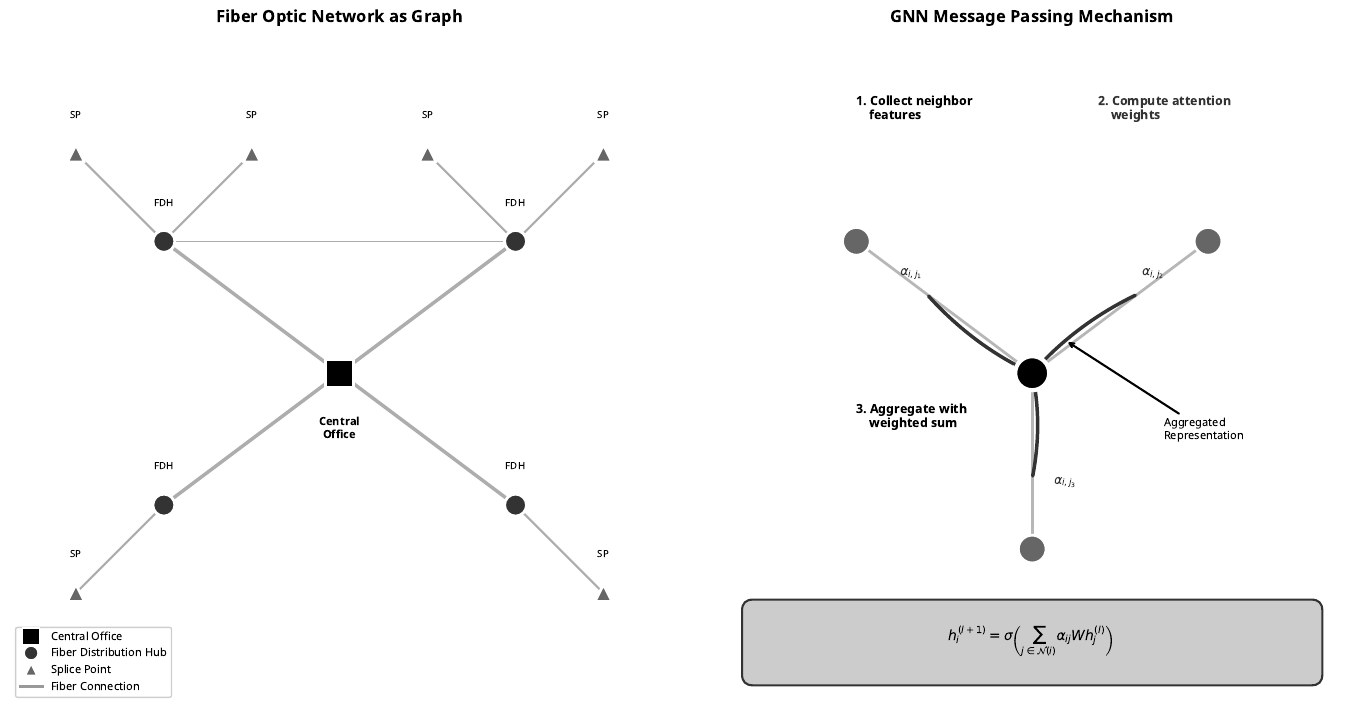

Write Python code to recreate this figure.
#!/usr/bin/env python3
"""
GNN Network Visualization for AtlasPro AI Technical Report
Shows a fiber network graph with GNN message passing illustration
Dark army green version with high contrast and distinct patterns
"""

import matplotlib.pyplot as plt
import matplotlib.patches as mpatches
from matplotlib.patches import FancyBboxPatch, Circle, FancyArrowPatch, Rectangle
import matplotlib.lines as mlines
import numpy as np
import networkx as nx

# Set up the figure with high DPI for publication quality
fig, axes = plt.subplots(1, 2, figsize=(14, 7), dpi=300)

# Define dark army green color palette (monochromatic with contrast)
army_dark = '#2D4A22'       # Dark army green (primary)
army_medium = '#4A7C3F'     # Medium army green
army_light = '#6B9B5A'      # Light army green
army_pale = '#8FBC7A'       # Pale army green
army_lightest = '#B8D4A8'   # Lightest green
army_very_light = '#D4E8C8' # Very light green
white = '#FFFFFF'
black = '#000000'

# ============ Left Panel: Fiber Network Graph ============
ax1 = axes[0]
ax1.set_xlim(-1.5, 1.5)
ax1.set_ylim(-1.5, 1.5)
ax1.set_aspect('equal')
ax1.axis('off')
ax1.set_title('Fiber Optic Network as Graph', fontsize=12, fontweight='bold', color=army_dark, pad=15)

# Create a sample fiber network graph
G = nx.Graph()

# Define node positions (representing network infrastructure)
node_positions = {
    'CO': (0, 0),           # Central Office
    'FDH1': (-0.8, 0.6),    # Fiber Distribution Hub 1
    'FDH2': (0.8, 0.6),     # Fiber Distribution Hub 2
    'FDH3': (-0.8, -0.6),   # Fiber Distribution Hub 3
    'FDH4': (0.8, -0.6),    # Fiber Distribution Hub 4
    'SP1': (-1.2, 1.0),     # Splice Point 1
    'SP2': (-0.4, 1.0),     # Splice Point 2
    'SP3': (0.4, 1.0),      # Splice Point 3
    'SP4': (1.2, 1.0),      # Splice Point 4
    'SP5': (-1.2, -1.0),    # Splice Point 5
    'SP6': (1.2, -1.0),     # Splice Point 6
}

# Define node types with distinct markers and army green colors
# (label, color, size, marker)
node_types = {
    'CO': ('Central\nOffice', army_dark, 400, 's'),           # Dark green square
    'FDH1': ('FDH', army_medium, 250, 'o'),                   # Medium green circle
    'FDH2': ('FDH', army_medium, 250, 'o'),
    'FDH3': ('FDH', army_medium, 250, 'o'),
    'FDH4': ('FDH', army_medium, 250, 'o'),
    'SP1': ('SP', army_light, 150, '^'),                      # Light green triangle
    'SP2': ('SP', army_light, 150, '^'),
    'SP3': ('SP', army_light, 150, '^'),
    'SP4': ('SP', army_light, 150, '^'),
    'SP5': ('SP', army_light, 150, '^'),
    'SP6': ('SP', army_light, 150, '^'),
}

# Add edges (fiber connections)
edges = [
    ('CO', 'FDH1', 2.5), ('CO', 'FDH2', 2.5), ('CO', 'FDH3', 2.5), ('CO', 'FDH4', 2.5),
    ('FDH1', 'SP1', 1.5), ('FDH1', 'SP2', 1.5),
    ('FDH2', 'SP3', 1.5), ('FDH2', 'SP4', 1.5),
    ('FDH3', 'SP5', 1.5),
    ('FDH4', 'SP6', 1.5),
    ('FDH1', 'FDH2', 1.0),  # Redundant connection
]

# Draw edges with varying widths (representing capacity)
for n1, n2, width in edges:
    x1, y1 = node_positions[n1]
    x2, y2 = node_positions[n2]
    ax1.plot([x1, x2], [y1, y2], color=army_pale, linewidth=width, alpha=0.8, zorder=1)

# Draw nodes with distinct markers
for node, (label, color, size, marker) in node_types.items():
    x, y = node_positions[node]
    ax1.scatter([x], [y], c=color, s=size, marker=marker, edgecolors='white', linewidths=2, zorder=5)
    if node == 'CO':
        ax1.text(x, y-0.2, label, ha='center', va='top', fontsize=8, color=army_dark, fontweight='bold')
    else:
        ax1.text(x, y+0.15, label, ha='center', va='bottom', fontsize=7, color=army_dark)

# Add legend for node types
legend_elements = [
    mlines.Line2D([], [], color=army_dark, marker='s', linestyle='None', markersize=12, 
                  markeredgecolor='white', label='Central Office'),
    mlines.Line2D([], [], color=army_medium, marker='o', linestyle='None', markersize=10, 
                  markeredgecolor='white', label='Fiber Distribution Hub'),
    mlines.Line2D([], [], color=army_light, marker='^', linestyle='None', markersize=8, 
                  markeredgecolor='white', label='Splice Point'),
    mlines.Line2D([], [], color=army_pale, linewidth=2, label='Fiber Connection'),
]
ax1.legend(handles=legend_elements, loc='lower left', fontsize=8, framealpha=0.95)

# ============ Right Panel: GNN Message Passing ============
ax2 = axes[1]
ax2.set_xlim(-1.5, 1.5)
ax2.set_ylim(-1.5, 1.5)
ax2.set_aspect('equal')
ax2.axis('off')
ax2.set_title('GNN Message Passing Mechanism', fontsize=12, fontweight='bold', color=army_dark, pad=15)

# Draw a simplified 3-node example
center_pos = (0, 0)
neighbor_positions = [(-0.8, 0.6), (0.8, 0.6), (0, -0.8)]

# Draw edges first
for nx_pos, ny_pos in neighbor_positions:
    ax2.plot([0, nx_pos], [0, ny_pos], color=army_pale, linewidth=2, alpha=0.7, zorder=1)

# Draw message arrows (showing aggregation)
for i, (nx_pos, ny_pos) in enumerate(neighbor_positions):
    # Arrow from neighbor to center (message passing)
    ax2.annotate('', xy=(0, 0), xytext=(nx_pos*0.6, ny_pos*0.6),
                arrowprops=dict(arrowstyle='->', color=army_medium, lw=2.5, 
                              connectionstyle='arc3,rad=0.1'))

# Draw center node (target node) - dark army green filled
ax2.scatter([0], [0], c=army_dark, s=600, edgecolors='white', linewidths=3, zorder=10)
ax2.text(0, 0, '$h_i^{(l+1)}$', ha='center', va='center', fontsize=11, color='white', fontweight='bold')

# Draw neighbor nodes - medium army green
for i, (nx_pos, ny_pos) in enumerate(neighbor_positions):
    ax2.scatter([nx_pos], [ny_pos], c=army_light, s=400, edgecolors='white', linewidths=2, zorder=5)
    ax2.text(nx_pos, ny_pos, f'$h_{{j_{i+1}}}^{{(l)}}$', ha='center', va='center', 
             fontsize=9, color='white', fontweight='bold')

# Add attention weight labels
attention_labels = ['$\\alpha_{i,j_1}$', '$\\alpha_{i,j_2}$', '$\\alpha_{i,j_3}$']
label_positions = [(-0.55, 0.45), (0.55, 0.45), (0.15, -0.5)]
for label, (lx, ly) in zip(attention_labels, label_positions):
    ax2.text(lx, ly, label, ha='center', va='center', fontsize=9, color=army_medium, fontweight='bold')

# Add equation box
equation_box = FancyBboxPatch((-1.3, -1.4), 2.6, 0.35, 
                               boxstyle="round,pad=0.02,rounding_size=0.05",
                               facecolor=army_very_light, edgecolor=army_medium, linewidth=1.5)
ax2.add_patch(equation_box)
ax2.text(0, -1.22, r'$h_i^{(l+1)} = \sigma\left(\sum_{j \in \mathcal{N}(i)} \alpha_{ij} W h_j^{(l)}\right)$', 
         ha='center', va='center', fontsize=10, color=army_dark)

# Add step labels
ax2.text(-0.8, 1.2, '1. Collect neighbor\n    features', ha='left', va='center', 
         fontsize=9, color=army_dark, fontweight='bold')
ax2.text(0.3, 1.2, '2. Compute attention\n    weights', ha='left', va='center', 
         fontsize=9, color=army_medium, fontweight='bold')
ax2.text(-0.8, -0.2, '3. Aggregate with\n    weighted sum', ha='left', va='center', 
         fontsize=9, color=army_dark, fontweight='bold')

# Add annotation for the aggregation
ax2.annotate('Aggregated\nRepresentation', xy=(0.15, 0.15), xytext=(0.6, -0.3),
            fontsize=8, color=army_dark,
            arrowprops=dict(arrowstyle='->', color=army_dark, lw=1.5))

plt.tight_layout()

# Save in multiple formats
plt.savefig('/home/ubuntu/spatial-survey-new/technical-report/figures/gnn_network.png', 
            dpi=300, bbox_inches='tight', facecolor='white', edgecolor='none')
plt.savefig('/home/ubuntu/spatial-survey-new/technical-report/figures/gnn_network.pdf', 
            bbox_inches='tight', facecolor='white', edgecolor='none')

print("GNN network visualization saved successfully!")
